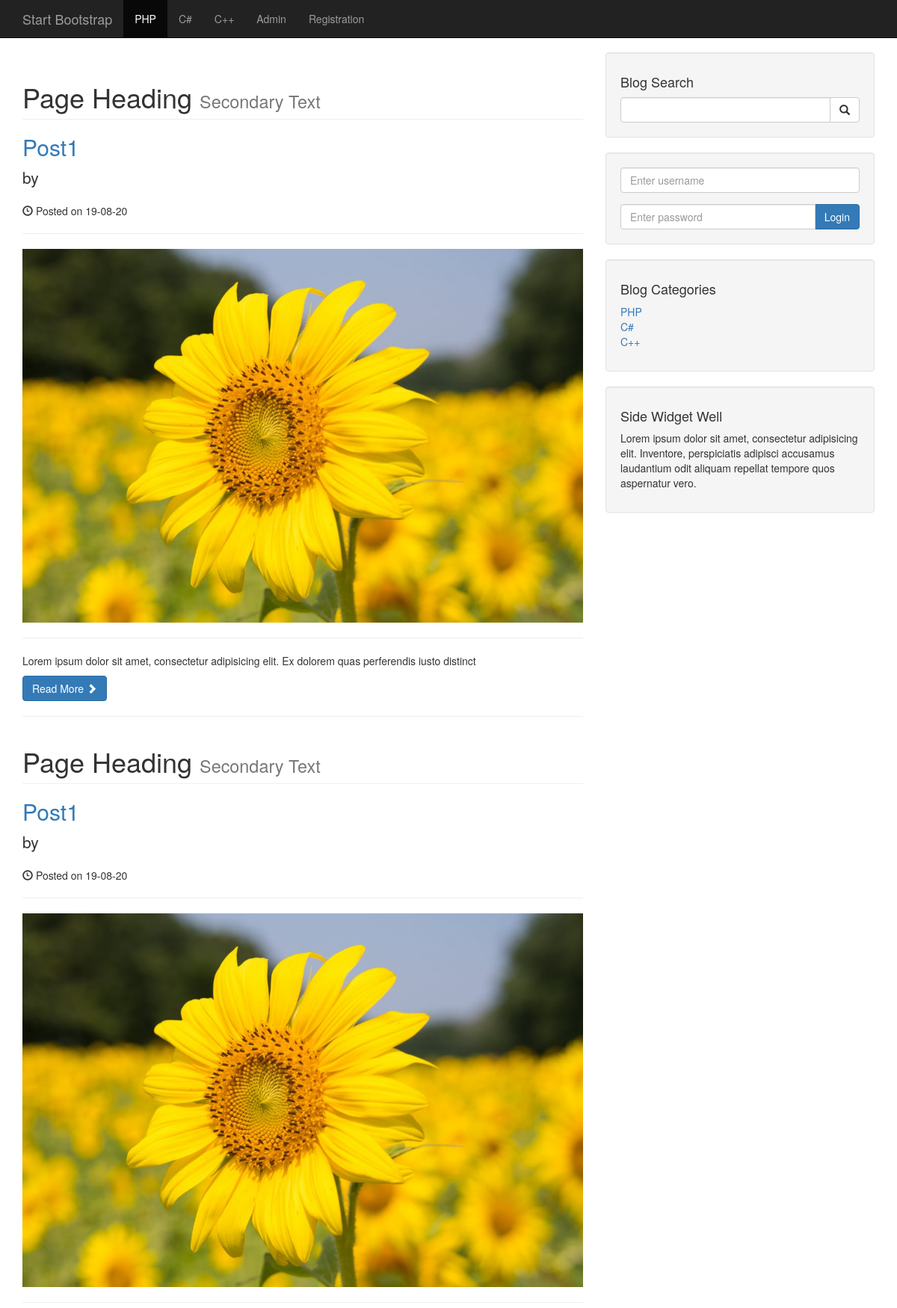
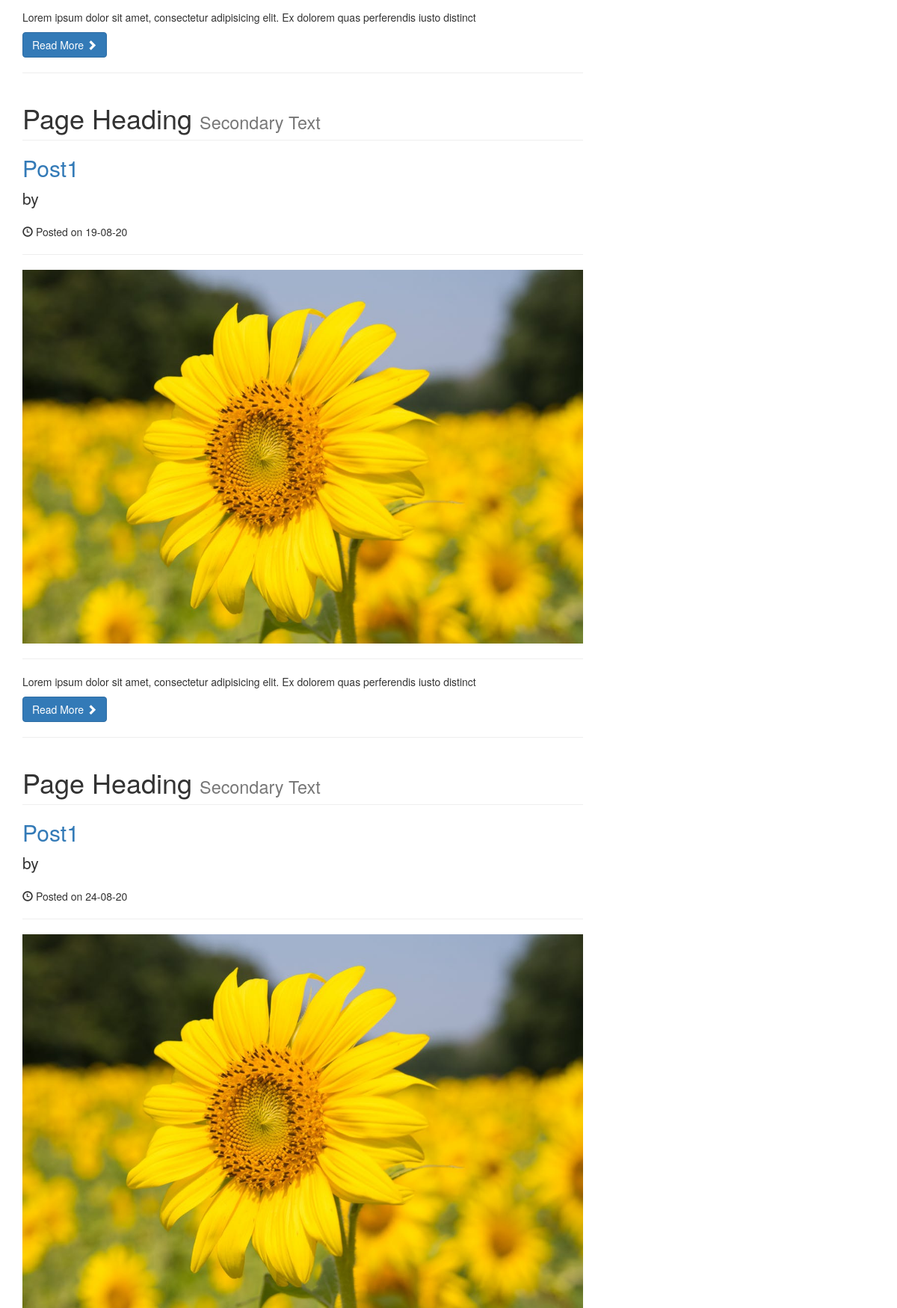
The app's page /category.php?category=1 (upper part) with its own data (2 pictures, top to bottom).
### tables this page shows
CREATE TABLE `categories` (
  `cat_id` int(11) NOT NULL,
  `cat_title` varchar(255) NOT NULL
);

CREATE TABLE `posts` (
  `post_id` int(11) NOT NULL,
  `post_cat_id` int(11) NOT NULL,
  `post_title` varchar(255) NOT NULL,
  `post_user` varchar(255) NOT NULL,
  `post_date` varchar(255) NOT NULL,
  `post_image` text NOT NULL,
  `post_content` text NOT NULL,
  `post_tags` varchar(255) NOT NULL,
  `post_comment_count` varchar(255) NOT NULL,
  `post_status` varchar(255) NOT NULL,
  `post_views_count` int(11) NOT NULL DEFAULT 0
);

### category.php (the view, shortened to what this page needs)
<?php include "includes/db.php"; ?>
<?php
include "includes/header.php";
?>
<?php include "includes/navigation.php" ?>
    <div class="container">
        <div class="row">
            <div class="col-md-8">
            <?php
    if(isset($_GET['category']))
    {
        $the_post_cat_id =$_GET['category'];
    $query = "SELECT * FROM posts WHERE post_cat_id={$the_post_cat_id} AND post_status='published'";
    $select_all_posts = mysqli_query($connection,$query);
    while($row = mysqli_fetch_assoc($select_all_posts))
    {
        $post_id = $row['post_id'];
        $post_title = $row['post_title'];
        $post_author = $row['post_author'];
        $post_date = $row['post_date'];
        $post_image = $row['post_image'];
        $post_content = substr($row['post_content'],0,100);
        ?>
                <h1 class="page-header">
                    Page Heading
                    <small>Secondary Text</small>
                </h1>
                <h2>
                    <a href="post.php?p_id=<?php echo $post_id; ?>"><?php echo $post_title; ?></a>
                </h2>
                <p class="lead">
                    by <a href="index.php"><?php echo $post_author; ?></a>
                </p>
                <p><span class="glyphicon glyphicon-time"></span> Posted on <?php echo $post_date; ?></p>
                <hr>
                <img class="img-responsive" src="images/<?php echo $post_image; ?>" alt="">
                <hr>
                <p><?php echo $post_content; ?></p>
                <a class="btn btn-primary" href="#">Read More <span class="glyphicon glyphicon-chevron-right"></span></a>
                <hr>
            <?php   } }
                else{
                header("Location:index.php");
                }
                ?>
            </div>
            <?php include"includes/sidebar.php" ?>
        </div>
        <?php
include "includes/footer.php";
?>

### includes/navigation.php (shortened to what this page needs)
<nav class="navbar navbar-inverse navbar-fixed-top" role="navigation">
        <div class="container">
            <div class="navbar-header">
                <a class="navbar-brand" href="index.php">Start Bootstrap</a>
            </div>
            <div class="collapse navbar-collapse" id="bs-example-navbar-collapse-1">
                <ul class="nav navbar-nav">
                    <?php
                    $cat_class = "";
                    $registration_page_class = "";
                    $query = "SELECT * FROM categories";
                    $select_all_categories = mysqli_query($connection,$query);
                    while($row = mysqli_fetch_assoc($select_all_categories))
                    {
                        $cat_id = $row['cat_id'];
                        $cat_title = $row['cat_title'];
                            if(isset($_GET['category']) && $_GET['category']==$cat_id)
                            {
                            $cat_class = 'active';
                            }else{
                                $cat_class="";
                            }
                        ?>
                    <li class="<?php echo $cat_class; ?>" ><a href="category.php?category=<?php echo $cat_id; ?>"><?php echo $cat_title; ?></a></li>
                            <?php
                    }
                    ?>
                    <li>
                        <a href="admin">Admin</a>
                    </li>
                     <li class="<?php echo $registration_page_class; ?>">
                        <a href="registration.php">Registration</a>
                    </li>
                </ul>
            </div>
        </div>
    </nav>

### includes/sidebar.php
<div class="col-md-4">
                <div class="well">
                    <h4>Blog Search</h4>
                    <form action="search.php" method="post">
                    <div class="input-group">
                        <input type="text" name="search" class="form-control">
                        <span class="input-group-btn">
                            <button class="btn btn-default" name="submit" type="submit">
                                <span class="glyphicon glyphicon-search"></span>
                        </button>
                        </span>
                    </div>
                        </form>
                </div>
    <div class="well">
    <form action="includes/login.php" method="post" >
                        <div class="form-group" >
                        <input type="text" name="username" placeholder="Enter username" class="form-control" />
                        </div>
        <div class="input-group">
        <input type="password" name="password" placeholder="Enter password" class="form-control" />
            <span class="input-group-btn">
            <button type="submit" name="login" class="btn btn-primary" >Login</button>
            </span>
        </div>
                    </form>
        </div>
                <div class="well">
                    <h4>Blog Categories</h4>
                    <div class="row">
                        <div class="col-lg-12">
                            <ul class="list-unstyled">
                                <?php
                                $query = "SELECT * FROM categories";
                                $select_all_categories = mysqli_query($connection,$query);
                                while($row=mysqli_fetch_assoc($select_all_categories))
                                {
                                    $cat_id = $row['cat_id'];
                                    $cat_title = $row['cat_title'];
                                    ?>
                                <li><a href="category.php?category=<?php echo $cat_id; ?>"><?php echo $cat_title; ?></a>
                                </li>
                                <?php
                                }
                                ?>
                            </ul>
                        </div>
                    </div>
                </div>
                <?php include "widget.php"?>
            </div>

### css/blog-home.css (style rules this page uses)
body { padding-top: 70px; }

### records on screen
categories: cat_title "PHP"
categories: cat_title "C#"
categories: cat_title "C++"
posts: post_title "Post1", post_date "19-08-20", post_image (picture), post_content "Lorem ipsum dolor sit amet, consectetur adipisicing elit. Ex dolorem quas perferendis iusto distinct"
posts: post_title "Post1", post_date "19-08-20", post_image (picture), post_content "Lorem ipsum dolor sit amet, consectetur adipisicing elit. Ex dolorem quas perferendis iusto distinct"
posts: post_title "Post1", post_date "19-08-20", post_image (picture), post_content "Lorem ipsum dolor sit amet, consectetur adipisicing elit. Ex dolorem quas perferendis iusto distinct"
posts: post_title "Post1", post_date "24-08-20", post_image (picture)
